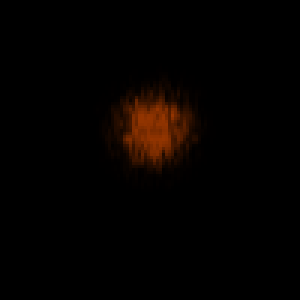
#> input picture Simulation Image/NucleusImage4.tif, 100 x 100 px, found by its file name (shown 3 times larger)
$ jupyter execute --allow-errors 'CHARM Algorithm Simulation.ipynb'
#> lines starting #> are read from the running program, lines starting #| are printed output that depends on the picture; after the words box and inside, x2 and y2 are one past the last pixel; in counts of white or black regions, pixels touching at a corner belong together
### CHARM/utils.py
import numpy as np

def add_noise(image, desired_snr_db, seed):
    signal_power = np.mean(image ** 2)
    noise_power = signal_power / desired_snr_db

    mean = 0
    std = np.sqrt(noise_power)
    np.random.seed(seed)
    gaussian_noise = np.random.normal(mean, std, image.shape)

    noisy_image = image + gaussian_noise
    noisy_image_uint8 = np.uint8(np.clip(noisy_image, 0, 255))

    return noisy_image_uint8

def Fourier_Trans(img):
    f_transform = np.fft.fft2(img)
    f_shifted = np.fft.fftshift(f_transform)
    magnitude_spectrum = np.log(np.abs(f_shifted) + 1)
    return f_shifted, magnitude_spectrum

def low_pass_filter(img, radius):
    rows, cols = img.shape
    crow, ccol = rows // 2, cols // 2

    low_pass = np.zeros((rows, cols), dtype=np.uint8)
    Y, X = np.ogrid[:rows, :cols]
    dist_from_center = np.sqrt((X - ccol) ** 2 + (Y - crow) ** 2)
    mask = dist_from_center <= radius
    low_pass[mask] = 1
    return low_pass

### CHARM Algorithm Simulation.ipynb
[cell 1]
import numpy as np
import matplotlib.pyplot as plt
from skimage.io import imread

import os, sys
sys.path.append("../")
import random

import CHARM.charm as charm
import CHARM.utils as utils

[cell 2]
f1 = r"/Users/zhouziqi/Desktop/ColorCompensationSimulator/NucleusImage4.tif"
f2 = r"/Users/zhouziqi/Desktop/ColorCompensationSimulator/SpotImage.tif"
f3 = r"/Users/zhouziqi/Desktop/ColorCompensationSimulator/NucleusImage5.tif"
f4 = r"/Users/zhouziqi/Desktop/ColorCompensationSimulator/SpotImage4.tif"
f5 = r"/Users/zhouziqi/Desktop/ColorCompensationSimulator/SpotImage5.tif"

img1 = imread(f1).astype(np.single)
#> img1: shape (100, 100) float32; min 0, max 148, mean 4.7
#> (the rest of this cell did not finish here and is left out)

[cell 3]
new1 = np.zeros((100, 100))
#> new1: shape (100, 100) float64; every value is 0
new2 = np.zeros((100, 100))
new3 = np.zeros((100, 100))
new4 = np.zeros((100, 100))
new5 = np.zeros((100, 100))

pos1_1 = random.randint(0, 15)
pos1_2 = random.randint(0, 15)
new1[pos1_1:40 + pos1_1, pos1_2:40 + pos1_2] = img1[23:63, 30:70]
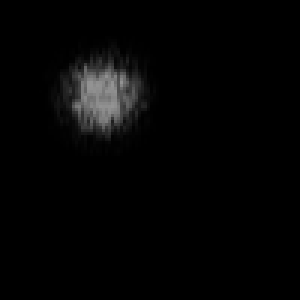
#> new1: shape (100, 100) float64 (shown 3 times larger); min 0, max 148, mean 4.7
pos2_1 = random.randint(0, 35)
#> (the rest of this cell did not finish here and is left out)

[cell 4]
measured_img1 = new1 + 0.4 * new2 + 0.3 * new3 + 0.2 * new4 + 0.1 * new5
measured_img2 = 0.4 * new1 + new2 + 0.4 * new3 + 0.3 * new4 + 0.2 * new5
measured_img3 = 0.3 * new1 + 0.3 * new2 + new3 + 0.4 * new4 + 0.3 * new5
measured_img4 = 0.2 * new1 + 0.2 * new2 + 0.3 * new3 + new4 + 0.4 * new5
measured_img5 = 0.1 * new1 + 0.1 * new2 + 0.2 * new3 + 0.4 * new4 + new5

[cell 5]
IMG = [measured_img1, measured_img2, measured_img3, measured_img4, measured_img5]

fig, ax = plt.subplots(2, 3, figsize = (20, 20))
plt.subplots_adjust(hspace=0.01)

for i in range(5):
    row = i//3
    col = i % 3
    ax[row][col].imshow(IMG[i])
    ax[row][col].set_title(f'Observed Ch{i + 1} without noise', size = 18)

fig.delaxes(ax[1][2])
plt.show()
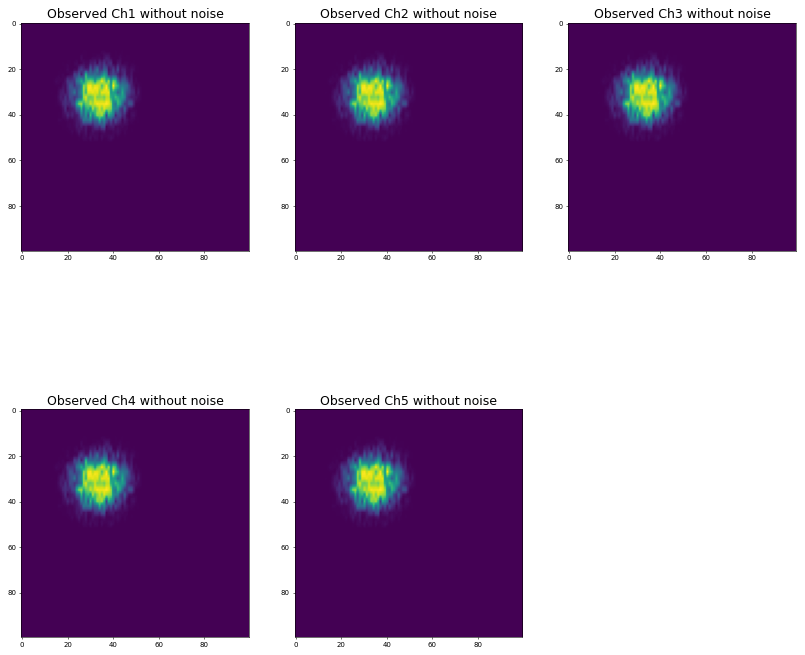
#> figure drawn by matplotlib, 5 panels

[cell 6]
new1_noise = utils.add_noise(new1, 10, 4).astype(np.single)
#> in add_noise, `signal_power = np.mean(image ** 2)`: signal_power = 429.6
#> in add_noise, `noise_power = signal_power / desired_snr_db`: noise_power = 42.96
#> in add_noise, `std = np.sqrt(noise_power)`: std = 6.55
new2_noise = utils.add_noise(new2, 10, 20).astype(np.single)
new3_noise = utils.add_noise(new3, 10, 33).astype(np.single)
new4_noise = utils.add_noise(new4, 10, 345).astype(np.single)
new5_noise = utils.add_noise(new5, 10, 425).astype(np.single)

[cell 7]
img1_noise = utils.add_noise(measured_img1, 10, 32).astype(np.single)
#> in add_noise (call 6), `noisy_image = image + gaussian_noise`:
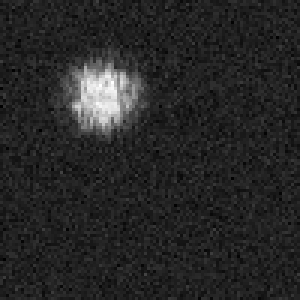
#> noisy_image: shape (100, 100) float64 (shown 3 times larger); min -23.2, max 158.9, mean 4.8; drawn with min black and max white
img1_noise[img1_noise > 255.0] = 255.0
img2_noise = utils.add_noise(measured_img2, 10, 23).astype(np.single)
img2_noise[img2_noise > 255.0] = 255.0
img3_noise = utils.add_noise(measured_img3, 10, 33).astype(np.single)
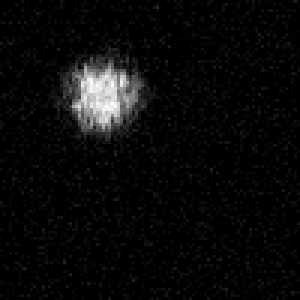
#> img3_noise: shape (100, 100) float32 (shown 3 times larger); min 0, max 46, mean 1.9; drawn with min black and max white
img3_noise[img3_noise > 255.0] = 255.0
img4_noise = utils.add_noise(measured_img4, 10, 2).astype(np.single)
#> in add_noise (call 9), `signal_power = np.mean(image ** 2)`: signal_power = 17.18
#> in add_noise (call 9), `noise_power = signal_power / desired_snr_db`: noise_power = 1.72
#> in add_noise (call 9), `std = np.sqrt(noise_power)`: std = 1.31
#> in add_noise (call 9), `gaussian_noise = np.random.normal(mean, std, image.shape)`:
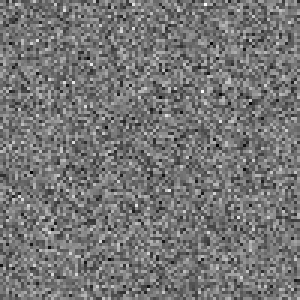
#> gaussian_noise: shape (100, 100) float64 (shown 3 times larger); min -4.7, max 5.42, mean -0.0252; drawn with min black and max white
#> in add_noise (call 9), `noisy_image_uint8 = np.uint8(np.clip(noisy_image, 0, 255))`:
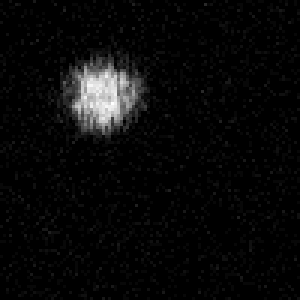
#> noisy_image_uint8: shape (100, 100) (shown 3 times larger); min 0, max 31, mean 1.2; drawn with min black and max white
img4_noise[img4_noise > 255.0] = 255.0
img5_noise = utils.add_noise(measured_img5, 10, 3).astype(np.single)
#> in add_noise (call 10), `signal_power = np.mean(image ** 2)`: signal_power = 4.3
#> in add_noise (call 10), `noise_power = signal_power / desired_snr_db`: noise_power = 0.43
#> in add_noise (call 10), `std = np.sqrt(noise_power)`: std = 0.655
#> in add_noise (call 10), `gaussian_noise = np.random.normal(mean, std, image.shape)`:
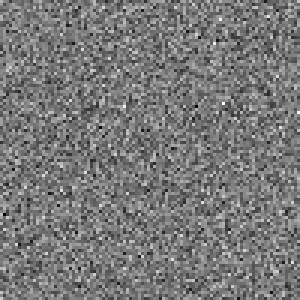
#> gaussian_noise: shape (100, 100) float64 (shown 3 times larger); min -2.46, max 2.68, mean -0.0181; drawn with min black and max white
img5_noise[img5_noise > 255.0] = 255.0

[cell 8]
ch1_shifted, f_trans_ch1 = utils.Fourier_Trans(measured_img1)
ch2_shifted, f_trans_ch2 = utils.Fourier_Trans(measured_img2)
ch3_shifted, f_trans_ch3 = utils.Fourier_Trans(measured_img3)
ch4_shifted, f_trans_ch4 = utils.Fourier_Trans(measured_img4)
ch5_shifted, f_trans_ch5 = utils.Fourier_Trans(measured_img5)

noi_ch1_shifted, f_trans_noi_ch1 = utils.Fourier_Trans(img1_noise)
noi_ch2_shifted, f_trans_noi_ch2 = utils.Fourier_Trans(img2_noise)
noi_ch3_shifted, f_trans_noi_ch3 = utils.Fourier_Trans(img3_noise)
noi_ch4_shifted, f_trans_noi_ch4 = utils.Fourier_Trans(img4_noise)
noi_ch5_shifted, f_trans_noi_ch5 = utils.Fourier_Trans(img5_noise)
#> in Fourier_Trans (call 10), `magnitude_spectrum = np.log(np.abs(f_shifted) + 1)`:
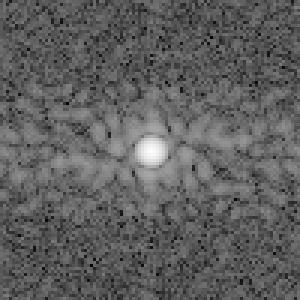
#> magnitude_spectrum: shape (100, 100) float64 (shown 3 times larger); min 0.633, max 8.48, mean 3.58; drawn with min black and max white

plt.figure(figsize=(17, 17))
plt.subplot(231)
plt.imshow(f_trans_ch1, cmap='gray')
plt.title('FFT Observed Ch1 without noise', size = 15)
plt.subplot(232)
plt.imshow(f_trans_ch2, cmap='gray')
plt.title('FFT Observed Ch2 without noise', size = 15)
plt.subplot(233)
plt.imshow(f_trans_ch3, cmap='gray')
plt.title('FFT Observed Ch3 without noise', size = 15)
plt.subplot(234)
plt.imshow(f_trans_noi_ch1, cmap='gray')
plt.title('FFT Observed Ch1 with noise', size = 15)
plt.subplot(235)
plt.imshow(f_trans_noi_ch2, cmap='gray')
plt.title('FFT Observed Ch2 with noise', size = 15)
plt.subplot(236)
plt.imshow(f_trans_noi_ch3, cmap='gray')
plt.title('FFT Observed Ch3 with noise', size = 15)
plt.show()

[cell 9]
low_pass = utils.low_pass_filter(img1_noise, 6)
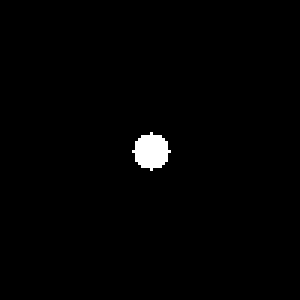
#> low_pass: shape (100, 100) (shown 3 times larger); values 0 (black) and 1 (white), 1.1% white; 1 white region, box (x1, y1, x2, y2) and area: (44, 44, 57, 57) 113

f_trans_ch1_filtered = low_pass * ch1_shifted
f_trans_ch2_filtered = low_pass * ch2_shifted
f_trans_ch3_filtered = low_pass * ch3_shifted
f_trans_ch4_filtered = low_pass * ch4_shifted
f_trans_ch5_filtered = low_pass * ch5_shifted

f_trans_noi_ch1_filtered = low_pass * noi_ch1_shifted
f_trans_noi_ch2_filtered = low_pass * noi_ch2_shifted
f_trans_noi_ch3_filtered = low_pass * noi_ch3_shifted
f_trans_noi_ch4_filtered = low_pass * noi_ch4_shifted
f_trans_noi_ch5_filtered = low_pass * noi_ch5_shifted

[cell 10]
f_ishifted_noi_ch1 = np.fft.ifftshift(f_trans_noi_ch1_filtered)
img_filtered_noi_ch1 = np.fft.ifft2(f_ishifted_noi_ch1)
img_filtered_noi_ch1= np.abs(img_filtered_noi_ch1)

f_ishifted_noi_ch2 = np.fft.ifftshift(f_trans_noi_ch2_filtered)
img_filtered_noi_ch2 = np.fft.ifft2(f_ishifted_noi_ch2)
img_filtered_noi_ch2= np.abs(img_filtered_noi_ch2)
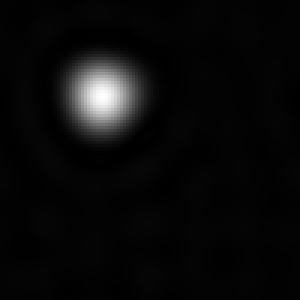
#> img_filtered_noi_ch2: shape (100, 100) float64 (shown 3 times larger); min 0.000374, max 61.75, mean 2.6; drawn with min black and max white

f_ishifted_noi_ch3 = np.fft.ifftshift(f_trans_noi_ch3_filtered)
img_filtered_noi_ch3 = np.fft.ifft2(f_ishifted_noi_ch3)
img_filtered_noi_ch3= np.abs(img_filtered_noi_ch3)

f_ishifted_noi_ch4 = np.fft.ifftshift(f_trans_noi_ch4_filtered)
img_filtered_noi_ch4 = np.fft.ifft2(f_ishifted_noi_ch4)
img_filtered_noi_ch4= np.abs(img_filtered_noi_ch4)

f_ishifted_noi_ch5 = np.fft.ifftshift(f_trans_noi_ch5_filtered)
img_filtered_noi_ch5 = np.fft.ifft2(f_ishifted_noi_ch5)
img_filtered_noi_ch5= np.abs(img_filtered_noi_ch5)

$ run again, with Simulation Image/Spillover.tif copied over Simulation Image/NucleusImage4.tif
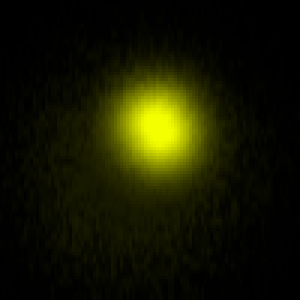
#> input picture Simulation Image/Spillover.tif, 100 x 100 px, found by its file name (shown 3 times larger)
#> signal_power = 2532.5
#> noise_power = 253.3
#> std = 15.91
#> signal_power = 405.2
#> noise_power = 40.52
#> std = 6.37
#> in add_noise (call 7), `noisy_image = image + gaussian_noise`:
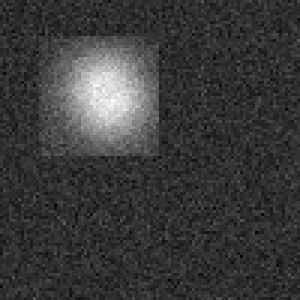
#> noisy_image: shape (100, 100) float64 (shown 3 times larger); min -26.44, max 116.5, mean 6.5; drawn with min black and max white
#> in Fourier_Trans (call 10), `magnitude_spectrum = np.log(np.abs(f_shifted) + 1)`:
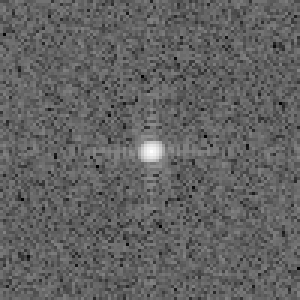
#> magnitude_spectrum: shape (100, 100) float64 (shown 3 times larger); min 0.888, max 9.85, mean 4.35; drawn with min black and max white
#> low_pass: shape (100, 100); values 0 (black) and 1 (white), 1.1% white; 1 white region, box (x1, y1, x2, y2) and area: (44, 44, 57, 57) 113
